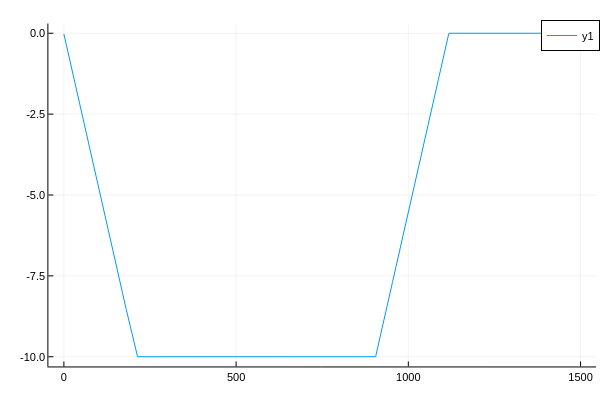

Notebook cell for this chart:
### Code cell
plot(thist,a_mks*ahist[2:end,1])

### Figure 1 — Plotly figure (JSON) as saved in the notebook; plotly's stock layout.template omitted (floating-point values rounded to 4 significant figures; data arrays with more than 128 entries replaced by an {"elided": "..."} marker saying what was removed)
{"data": [{"colorbar": {"len": 0.9525, "title": "", "x": 0.9934, "y": 0.5139}, "legendgroup": "y1", "line": {"color": "rgba(0, 154, 250, 1.000)", "dash": "solid", "shape": "linear", "width": 1}, "mode": "lines", "name": "y1", "showlegend": true, "type": "scatter", "x": {"elided": "3001 float values"}, "xaxis": "x", "y": {"elided": "3001 float values"}, "yaxis": "y", "zmax": null, "zmin": null}], "layout": {"annotations": [], "height": 400, "legend": {"bgcolor": "rgba(255, 255, 255, 1.000)", "bordercolor": "rgba(0, 0, 0, 1.000)", "borderwidth": 1, "font": {"color": "rgba(0, 0, 0, 1.000)", "family": "sans-serif", "size": 11}, "title": {"font": {"color": "rgba(0, 0, 0, 1.000)", "family": "sans-serif", "size": 15}, "text": ""}, "tracegroupgap": 0, "traceorder": "normal", "x": 1, "xanchor": "auto", "y": 1, "yanchor": "auto"}, "margin": {"b": 20, "l": 0, "r": 0, "t": 20}, "paper_bgcolor": "rgba(255, 255, 255, 1.000)", "plot_bgcolor": "rgba(255, 255, 255, 1.000)", "showlegend": true, "width": 600, "xaxis": {"anchor": "y", "domain": [0.08064, 0.9934], "gridcolor": "rgba(0, 0, 0, 0.100)", "gridwidth": 0.5, "linecolor": "rgba(0, 0, 0, 1.000)", "mirror": false, "range": [-45, 1545], "showgrid": true, "showline": true, "showticklabels": true, "tickangle": 0, "tickcolor": "rgb(0, 0, 0)", "tickfont": {"color": "rgba(0, 0, 0, 1.000)", "family": "sans-serif", "size": 11}, "tickmode": "array", "ticks": "inside", "ticktext": ["0", "500", "1000", "1500"], "tickvals": [0, 500, 1000, 1500], "title": "", "titlefont": {"color": "rgba(0, 0, 0, 1.000)", "family": "sans-serif", "size": 15}, "type": "-", "visible": true, "zeroline": false, "zerolinecolor": "rgba(0, 0, 0, 1.000)"}, "yaxis": {"anchor": "x", "domain": [0.03762, 0.9902], "gridcolor": "rgba(0, 0, 0, 0.100)", "gridwidth": 0.5, "linecolor": "rgba(0, 0, 0, 1.000)", "mirror": false, "range": [-10.3, 0.3], "showgrid": true, "showline": true, "showticklabels": true, "tickangle": 0, "tickcolor": "rgb(0, 0, 0)", "tickfont": {"color": "rgba(0, 0, 0, 1.000)", "family": "sans-serif", "size": 11}, "tickmode": "array", "ticks": "inside", "ticktext": ["-10.0", "-7.5", "-5.0", "-2.5", "0.0"], "tickvals": [-10, -7.5, -5, -2.5, 0], "title": "", "titlefont": {"color": "rgba(0, 0, 0, 1.000)", "family": "sans-serif", "size": 15}, "type": "-", "visible": true, "zeroline": false, "zerolinecolor": "rgba(0, 0, 0, 1.000)"}}}
